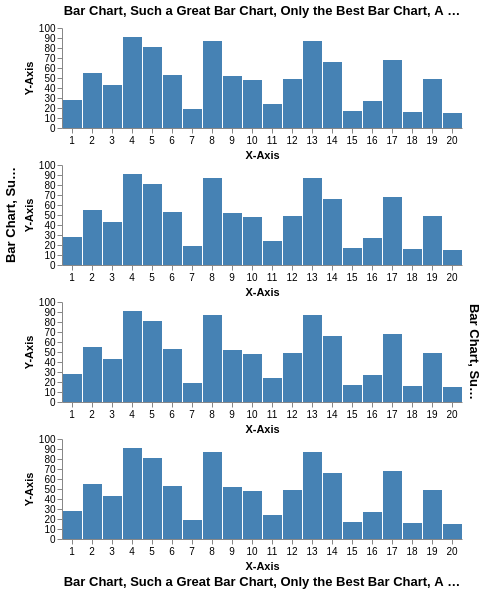

Source (Vega-Lite JSON):
### Vega specification from a JSON file in a GitHub repository (floating-point values rounded to 4 significant figures)
{"$schema": "https://vega.github.io/schema/vega/v5.json", "padding": 5, "config": {"title": {"frame": "group", "limit": {"signal": "item.mark.group[item.orient==='left' || item.orient==='right' ? 'height': 'width']"}}}, "signals": [{"name": "titleText", "value": "Bar Chart, Such a Great Bar Chart, Only the Best Bar Chart, A Truly Magnificent Bar Chart", "bind": {"input": "text"}}, {"name": "titleAnchor", "value": "middle", "bind": {"input": "select", "options": ["start", "middle", "end"]}}, {"name": "titleOffset", "value": 5, "bind": {"input": "range", "min": 0, "max": 10, "step": 1}}, {"name": "plotWidth", "value": 400}, {"name": "plotHeight", "value": 100}], "data": [{"name": "table", "values": [{"u": 1, "v": 28}, {"u": 2, "v": 55}, {"u": 3, "v": 43}, {"u": 4, "v": 91}, {"u": 5, "v": 81}, {"u": 6, "v": 53}, {"u": 7, "v": 19}, {"u": 8, "v": 87}, {"u": 9, "v": 52}, {"u": 10, "v": 48}, {"u": 11, "v": 24}, {"u": 12, "v": 49}, {"u": 13, "v": 87}, {"u": 14, "v": 66}, {"u": 15, "v": 17}, {"u": 16, "v": 27}, {"u": 17, "v": 68}, {"u": 18, "v": 16}, {"u": 19, "v": 49}, {"u": 20, "v": 15}]}], "scales": [{"name": "xscale", "type": "band", "range": [0, {"signal": "plotWidth"}], "domain": {"data": "table", "field": "u"}}, {"name": "yscale", "type": "linear", "range": [{"signal": "plotHeight"}, 0], "domain": {"data": "table", "field": "v"}, "zero": true, "nice": true}], "layout": {"columns": 1}, "marks": [{"type": "group", "encode": {"update": {"width": {"signal": "plotWidth"}, "height": {"signal": "plotHeight"}}}, "signals": [{"name": "width", "update": "plotWidth"}, {"name": "height", "update": "plotHeight"}], "axes": [{"orient": "bottom", "scale": "xscale", "title": "X-Axis", "zindex": 1}, {"orient": "left", "scale": "yscale", "title": "Y-Axis", "zindex": 1}], "title": {"text": {"signal": "titleText"}, "anchor": {"signal": "titleAnchor"}, "offset": {"signal": "titleOffset"}, "orient": "top"}, "marks": [{"type": "rect", "from": {"data": "table"}, "encode": {"enter": {"x": {"scale": "xscale", "field": "u", "offset": 1}, "width": {"scale": "xscale", "band": 1, "offset": -1}, "y": {"scale": "yscale", "field": "v"}, "y2": {"scale": "yscale", "value": 0}}, "update": {"fill": {"value": "steelblue"}}, "hover": {"fill": {"value": "red"}}}}]}, {"type": "group", "encode": {"update": {"width": {"signal": "plotWidth"}, "height": {"signal": "plotHeight"}}}, "signals": [{"name": "width", "update": "plotWidth"}, {"name": "height", "update": "plotHeight"}], "axes": [{"orient": "bottom", "scale": "xscale", "title": "X-Axis", "zindex": 1}, {"orient": "left", "scale": "yscale", "title": "Y-Axis", "zindex": 1}], "title": {"text": {"signal": "titleText"}, "anchor": {"signal": "titleAnchor"}, "offset": {"signal": "titleOffset"}, "orient": "left"}, "marks": [{"type": "rect", "from": {"data": "table"}, "encode": {"enter": {"x": {"scale": "xscale", "field": "u", "offset": 1}, "width": {"scale": "xscale", "band": 1, "offset": -1}, "y": {"scale": "yscale", "field": "v"}, "y2": {"scale": "yscale", "value": 0}}, "update": {"fill": {"value": "steelblue"}}, "hover": {"fill": {"value": "red"}}}}]}, {"type": "group", "encode": {"update": {"width": {"signal": "plotWidth"}, "height": {"signal": "plotHeight"}}}, "signals": [{"name": "width", "update": "plotWidth"}, {"name": "height", "update": "plotHeight"}], "axes": [{"orient": "bottom", "scale": "xscale", "title": "X-Axis", "zindex": 1}, {"orient": "left", "scale": "yscale", "title": "Y-Axis", "zindex": 1}], "title": {"text": {"signal": "titleText"}, "anchor": {"signal": "titleAnchor"}, "offset": {"signal": "titleOffset"}, "orient": "right"}, "marks": [{"type": "rect", "from": {"data": "table"}, "encode": {"enter": {"x": {"scale": "xscale", "field": "u", "offset": 1}, "width": {"scale": "xscale", "band": 1, "offset": -1}, "y": {"scale": "yscale", "field": "v"}, "y2": {"scale": "yscale", "value": 0}}, "update": {"fill": {"value": "steelblue"}}, "hover": {"fill": {"value": "red"}}}}]}, {"type": "group", "encode": {"update": {"width": {"signal": "plotWidth"}, "height": {"signal": "plotHeight"}}}, "signals": [{"name": "width", "update": "plotWidth"}, {"name": "height", "update": "plotHeight"}], "axes": [{"orient": "bottom", "scale": "xscale", "title": "X-Axis", "zindex": 1}, {"orient": "left", "scale": "yscale", "title": "Y-Axis", "zindex": 1}], "title": {"text": {"signal": "titleText"}, "anchor": {"signal": "titleAnchor"}, "offset": {"signal": "titleOffset"}, "orient": "bottom"}, "marks": [{"type": "rect", "from": {"data": "table"}, "encode": {"enter": {"x": {"scale": "xscale", "field": "u", "offset": 1}, "width": {"scale": "xscale", "band": 1, "offset": -1}, "y": {"scale": "yscale", "field": "v"}, "y2": {"scale": "yscale", "value": 0}}, "update": {"fill": {"value": "steelblue"}}, "hover": {"fill": {"value": "red"}}}}]}]}
